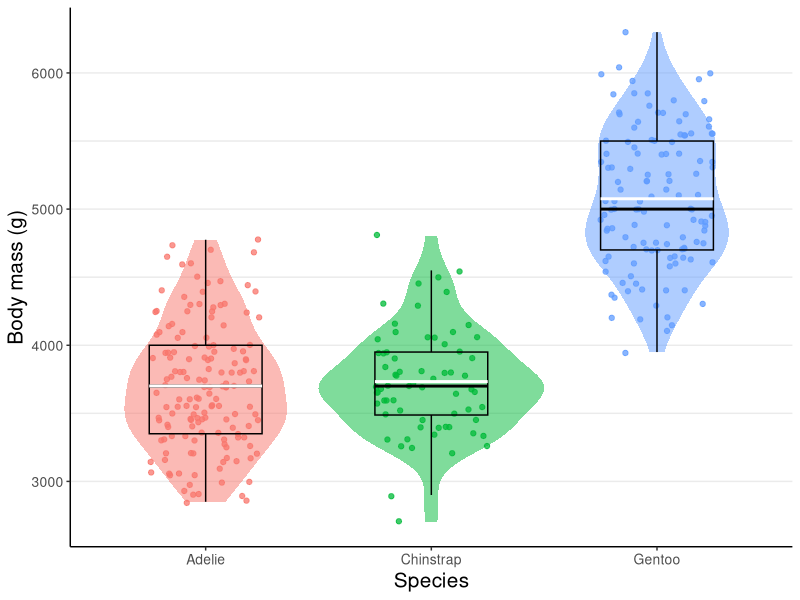
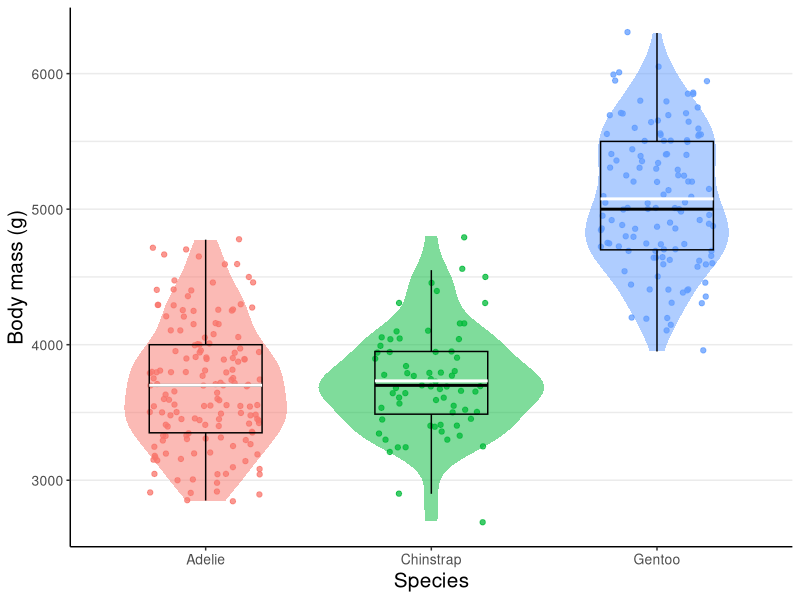

These figures' R source, in order:
## This code will be used for completing the homework for Week 3. 
## In today's homework, we are to spend no more than 1 hour creating a plot
## using the Penguin data. 
##
## Created by: Cameron Nemeth
## Created on: 2026-09-08
## Last updated on: 2026-09-08
################################################################################

# Libraries --------------------------------------------------------------------
library(readr)
library(dplyr)
library(ggplot2)
library(tidyverse)
library(readxl)
library(writexl)
library(here)
library(palmerpenguins)



# Load data --------------------------------------------------------------------
# Never loaded in the data on the lecture, but we did use the glimpse function
# to understand the data.

#Glimpse at penguin data
glimpse(penguins)


# Functions --------------------------------------------------------------------
# No need for today's assignment. 

# Data analysis ----------------------------------------------------------------

# Create my plot for our homework. 
# I want to work on a plot that I will be able to use as a template for 
# future analyses... Something I commonly would encounter. 

# I really like the combination of violin, box plot, and jitter, as it really
# shows all aspects of the data, so I will try to work on that and create
# something clean and reproducible. 

ggplot(data = penguins, 
       mapping = aes(x = species, 
                     y = body_mass_g,
                     color = species,
                     fill = species)) +
  geom_violin(alpha = 0.5, 
              width = 1.00,
              color = NA) + # NA for color so no border on violin plot
  geom_jitter(width = 0.25,
              alpha = 0.75) +
  geom_boxplot(color = "black",
               width = 0.50,
               fill = NA,
               outliers = FALSE) +
  stat_summary( # this section adds the white mean bar inside of the boxplot 
    fun = mean, 
    geom = "crossbar",
    width = 0.50,
    fatten = 2,
    color = "white",
    show.legend = FALSE
  ) +
  labs(x = "Species", # x-axis title
       y = "Body mass (g)") + #y-axis title
  theme_classic() +
  theme(legend.position = "none",
        axis.title.x = element_text(size = 15), # x-axis title size
        axis.title.y = element_text(size = 15), # y-axis title size
        axis.text.x = element_text(size = 10), # x-axis text size
        axis.text.y = element_text(size = 10), #y-axis text size
        panel.grid.major.y = element_line(), # Major y axis gridlines
        panel.grid.minor.y = element_line() # Minor y axis gridlines
        )+
  scale_y_continuous(
    breaks = scales::breaks_width(1000), # Y axis scale
    minor_breaks = scales::breaks_width(500) #Gridlines every 500
  )

#Save plot
ggsave(here("Week_03/Output/PenguinHomework_MyPlot.png"),
       width = 7, height = 5) # reminder that this is in inches
